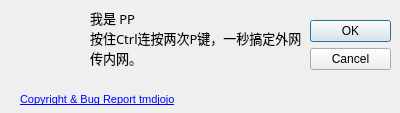
<?xml version="1.0" encoding="UTF-8"?>
<ui version="4.0">
 <class>About</class>
 <widget class="QDialog" name="About">
  <property name="geometry">
   <rect>
    <x>0</x>
    <y>0</y>
    <width>400</width>
    <height>113</height>
   </rect>
  </property>
  <property name="windowTitle">
   <string>Dialog</string>
  </property>
  <widget class="QDialogButtonBox" name="buttonBox">
   <property name="geometry">
    <rect>
     <x>310</x>
     <y>20</y>
     <width>81</width>
     <height>241</height>
    </rect>
   </property>
   <property name="orientation">
    <enum>Qt::Vertical</enum>
   </property>
   <property name="standardButtons">
    <set>QDialogButtonBox::Cancel|QDialogButtonBox::Ok</set>
   </property>
  </widget>
  <widget class="QWidget" name="widget" native="true">
   <property name="geometry">
    <rect>
     <x>10</x>
     <y>10</y>
     <width>71</width>
     <height>71</height>
    </rect>
   </property>
   <property name="styleSheet">
    <string notr="true">border-image:url(Resource/tray_icon.png) 0 0 0 0 stretch stretch;</string>
   </property>
  </widget>
  <widget class="QLabel" name="label">
   <property name="geometry">
    <rect>
     <x>90</x>
     <y>10</y>
     <width>101</width>
     <height>16</height>
    </rect>
   </property>
   <property name="font">
    <font>
     <family>微软雅黑</family>
     <pointsize>10</pointsize>
    </font>
   </property>
   <property name="text">
    <string>我是 PP</string>
   </property>
  </widget>
  <widget class="QLabel" name="label_2">
   <property name="geometry">
    <rect>
     <x>90</x>
     <y>30</y>
     <width>211</width>
     <height>16</height>
    </rect>
   </property>
   <property name="font">
    <font>
     <family>微软雅黑</family>
     <pointsize>10</pointsize>
    </font>
   </property>
   <property name="text">
    <string>按住Ctrl连按两次P键，一秒搞定外网</string>
   </property>
  </widget>
  <widget class="QLabel" name="label_3">
   <property name="geometry">
    <rect>
     <x>90</x>
     <y>50</y>
     <width>211</width>
     <height>16</height>
    </rect>
   </property>
   <property name="font">
    <font>
     <family>微软雅黑</family>
     <pointsize>10</pointsize>
    </font>
   </property>
   <property name="text">
    <string>传内网。</string>
   </property>
  </widget>
  <widget class="QLabel" name="lbe_copyright">
   <property name="geometry">
    <rect>
     <x>20</x>
     <y>90</y>
     <width>361</width>
     <height>20</height>
    </rect>
   </property>
   <property name="font">
    <font>
     <pointsize>8</pointsize>
    </font>
   </property>
   <property name="text">
    <string>&lt;a href=weibo.com/tmdjojo&gt;Copyright &amp; Bug Report tmdjojo&lt;/a&gt;</string>
   </property>
  </widget>
 </widget>
 <resources/>
 <connections>
  <connection>
   <sender>buttonBox</sender>
   <signal>rejected()</signal>
   <receiver>About</receiver>
   <slot>hide()</slot>
   <hints>
    <hint type="sourcelabel">
     <x>316</x>
     <y>260</y>
    </hint>
    <hint type="destinationlabel">
     <x>286</x>
     <y>274</y>
    </hint>
   </hints>
  </connection>
  <connection>
   <sender>buttonBox</sender>
   <signal>accepted()</signal>
   <receiver>About</receiver>
   <slot>hide()</slot>
   <hints>
    <hint type="sourcelabel">
     <x>248</x>
     <y>254</y>
    </hint>
    <hint type="destinationlabel">
     <x>157</x>
     <y>274</y>
    </hint>
   </hints>
  </connection>
 </connections>
</ui>
